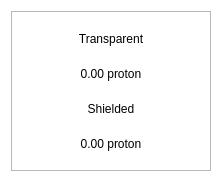
<?xml version="1.0" encoding="UTF-8"?>
<ui version="4.0">
 <class>BalanceBubble</class>
 <widget class="QWidget" name="BalanceBubble">
  <property name="geometry">
   <rect>
    <x>0</x>
    <y>0</y>
    <width>218</width>
    <height>178</height>
   </rect>
  </property>
  <property name="minimumSize">
   <size>
    <width>218</width>
    <height>178</height>
   </size>
  </property>
  <property name="maximumSize">
   <size>
    <width>250</width>
    <height>178</height>
   </size>
  </property>
  <property name="windowTitle">
   <string>Form</string>
  </property>
  <property name="styleSheet">
   <string notr="true">#BalanceBubble{
background-color:transparent
}</string>
  </property>
  <layout class="QVBoxLayout" name="verticalLayout_2">
   <property name="spacing">
    <number>0</number>
   </property>
   <item>
    <widget class="QFrame" name="frame">
     <property name="minimumSize">
      <size>
       <width>200</width>
       <height>160</height>
      </size>
     </property>
     <property name="maximumSize">
      <size>
       <width>250</width>
       <height>160</height>
      </size>
     </property>
     <property name="styleSheet">
      <string notr="true"/>
     </property>
     <property name="frameShape">
      <enum>QFrame::StyledPanel</enum>
     </property>
     <property name="frameShadow">
      <enum>QFrame::Raised</enum>
     </property>
     <property name="lineWidth">
      <number>10</number>
     </property>
     <layout class="QVBoxLayout" name="verticalLayout">
      <property name="spacing">
       <number>0</number>
      </property>
      <item>
       <layout class="QHBoxLayout" name="horizontalLayout">
        <item>
         <widget class="QLabel" name="lblFirst">
          <property name="styleSheet">
           <string notr="true"/>
          </property>
          <property name="text">
           <string>Transparent</string>
          </property>
          <property name="alignment">
           <set>Qt::AlignCenter</set>
          </property>
         </widget>
        </item>
       </layout>
      </item>
      <item>
       <widget class="QLabel" name="textTransparent">
        <property name="styleSheet">
         <string notr="true"/>
        </property>
        <property name="text">
         <string>0.00 proton</string>
        </property>
        <property name="alignment">
         <set>Qt::AlignCenter</set>
        </property>
       </widget>
      </item>
      <item>
       <widget class="QLabel" name="lblSecond">
        <property name="styleSheet">
         <string notr="true"/>
        </property>
        <property name="text">
         <string>Shielded</string>
        </property>
        <property name="alignment">
         <set>Qt::AlignCenter</set>
        </property>
       </widget>
      </item>
      <item>
       <widget class="QLabel" name="textShielded">
        <property name="styleSheet">
         <string notr="true"/>
        </property>
        <property name="text">
         <string>0.00 proton</string>
        </property>
        <property name="alignment">
         <set>Qt::AlignCenter</set>
        </property>
       </widget>
      </item>
     </layout>
    </widget>
   </item>
  </layout>
 </widget>
 <resources/>
 <connections/>
</ui>
